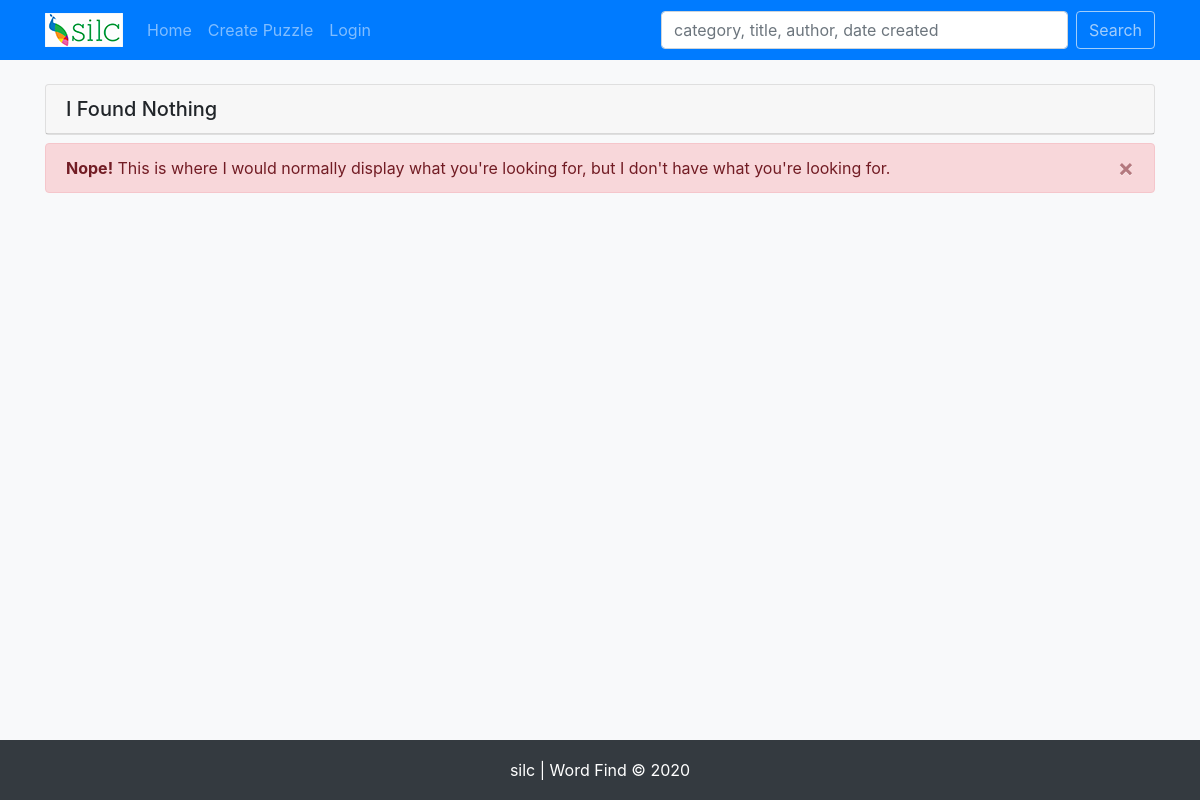
The page /search.php on the database as committed earlier.
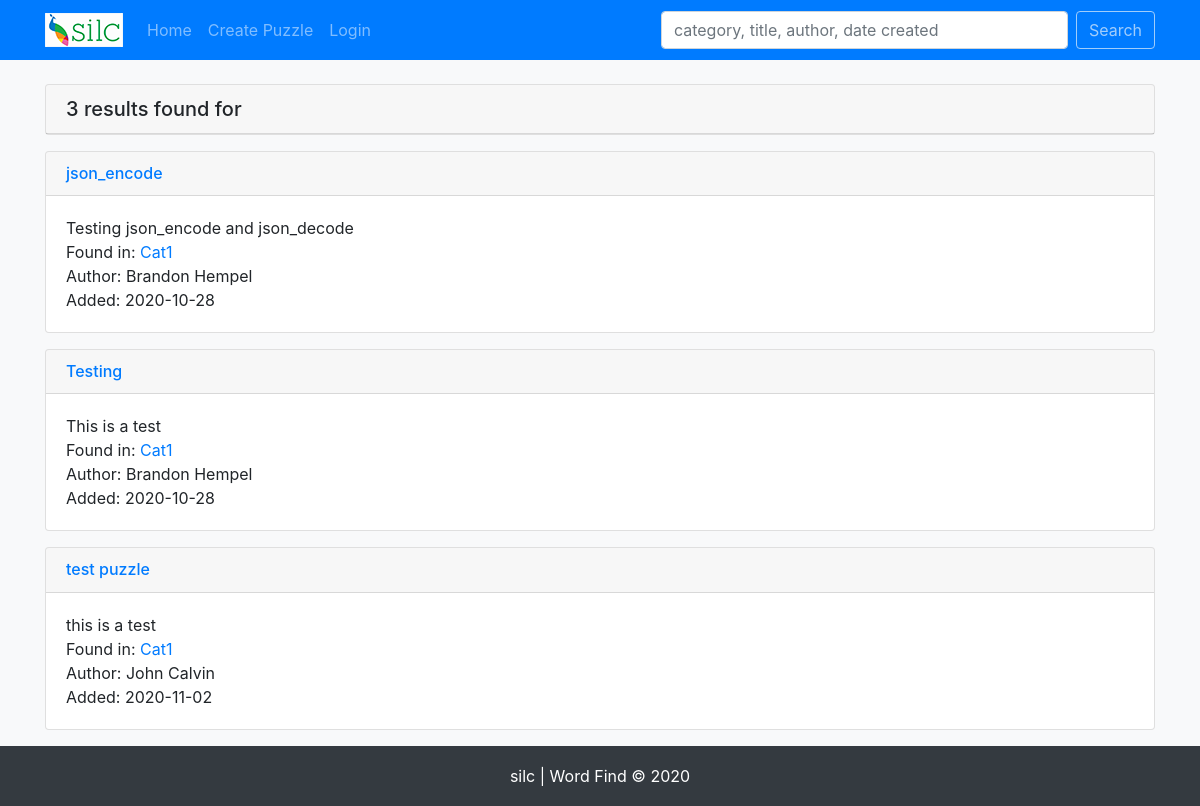
The same page on the database as committed later.
### tables this page shows
CREATE TABLE `puzzles` (
  `puzzle_id` int(11) NOT NULL,
  `cat_id` varchar(255) NOT NULL,
  `title` varchar(255) NOT NULL,
  `description` varchar(255) NOT NULL,
  `author_id` int(11) NOT NULL,
  `created_on` date NOT NULL DEFAULT current_timestamp(),
  `language` varchar(255) NOT NULL,
  `word_direction` varchar(255) NOT NULL,
  `height` int(11) NOT NULL DEFAULT 10,
  `width` int(11) NOT NULL DEFAULT 10,
  `share_chars` tinyint(1) NOT NULL DEFAULT 1,
  `filler_char_types` varchar(255) NOT NULL,
  `word_bank` longtext NOT NULL CHECK (json_valid(`word_bank`)),
  `board` longtext NOT NULL CHECK (json_valid(`board`)),
  `solution_directions` longtext NOT NULL CHECK (json_valid(`solution_directions`)),
  `answer_coordinates` longtext NOT NULL CHECK (json_valid(`answer_coordinates`))
);

CREATE TABLE `categories` (
  `cat_id` int(11) NOT NULL,
  `cat_name` varchar(255) NOT NULL
);

CREATE TABLE `users` (
  `user_id` int(11) NOT NULL,
  `first_name` varchar(255) NOT NULL,
  `last_name` varchar(255) NOT NULL,
  `email` varchar(255) NOT NULL,
  `password` varchar(255) NOT NULL,
  `role` varchar(255) NOT NULL DEFAULT 'student',
  `creted_on` datetime NOT NULL DEFAULT current_timestamp()
);

### helpers/functions.php (called while the page is built, shortened)
<?php
    function search($pdo){
        $data = [
            'query' => trim($_POST['query']),
        ];
        $sql = "SELECT categories.cat_id, puzzle_id, cat_name, title, description, created_on, users.first_name, users.last_name
                FROM puzzles
                INNER JOIN categories
                ON puzzles.cat_id = categories.cat_id
                INNER JOIN users
                ON users.user_id = puzzles.author_id
                WHERE cat_name LIKE '%' :query '%'
                OR title LIKE '%' :query '%'
                OR users.first_name LIKE '%' :query '%'
                OR users.last_name LIKE '%' :query '%'
                OR CONCAT(users.first_name, ' ', users.last_name) LIKE '%' :query '%'
                OR created_on LIKE '%' :query '%'
                ORDER BY categories.cat_id
                LIMIT 3
        ";
        $stmt = $pdo->prepare($sql);
        $stmt->execute([':query' => $data['query']]);
        return $stmt->fetchAll();
    }

### search.php (the view, shortened to what this page needs)
<?php
    include 'includes/header.php';
    $query = search($pdo);
?>
    <div class="card mt-4">
            <?php if(sizeof($query) == 0):?>
                <h5 class="card-header">I Found Nothing</h5>
    </div>
    <div class="alert alert-danger alert-dismissible fade show mt-2" role="alert">
        <strong>Nope!</strong> This is where I would normally display what you're looking for, but I don't have what you're looking for.
        <button type="button" class="close" data-dismiss="alert" aria-label="Close">
            <span aria-hidden="true">&times;</span>
        </button>
    </div>
            <?php else: ?>
            <?php
            $result = 'results';
            echo '<h5 class="card-header">' . sizeof($query) . ' ' . $result . ' found for ' . $_POST['query'] . '</h5></div>';
        endif;
            ?>
    <?php foreach($query as $puzzle): ?>
    <div class="card mt-3">
        <h6 class="card-header"><a href="puzzle.php?puzzleId=<?php echo $puzzle->puzzle_id; ?>" class="card-link"><?php echo $puzzle->title; ?></a></h6>
        <div class="card-body">
            <p class="card-text">
                <?php echo $puzzle->description; ?>
                <br>Found in: <a href="category.php?categoryId=<?php echo $puzzle->cat_id; ?>" class="card-link"><?php echo $puzzle->cat_name; ?></a>
                <br>Author: <?php echo $puzzle->first_name . ' ' . $puzzle->last_name; ?>
                <br>Added: <?php echo $puzzle->created_on; ?>
            </p>
        </div>
    </div>
    <?php endforeach; ?>
<?php include('includes/footer.php'); ?>

Rows that differ between the two databases and show on the page:
now on this page (row unchanged): puzzles: title "json_encode", description "Testing json_encode and json_decode", cat.cat_name "Cat1", author.first_name "Brandon", author.last_name "Hempel", created_on "2020-10-28"
now on this page (row unchanged): puzzles: title "Testing", description "This is a test", cat.cat_name "Cat1", author.first_name "Brandon", author.last_name "Hempel", created_on "2020-10-28"
now on this page (row edited): puzzles: title "test puzzle", description "this is a test", cat.cat_name "Cat1", author.first_name "John", author.last_name "Calvin", created_on "2020-11-02"
Other text that changed with them:
sizeof($query): (not shown) → "3"
$result: (not shown) → "results"
text no longer shown: "I Found Nothing Nope! This is where I would normally display what you're looking for, but I don't have what you're looking for. ×"
text now shown: "found for"
